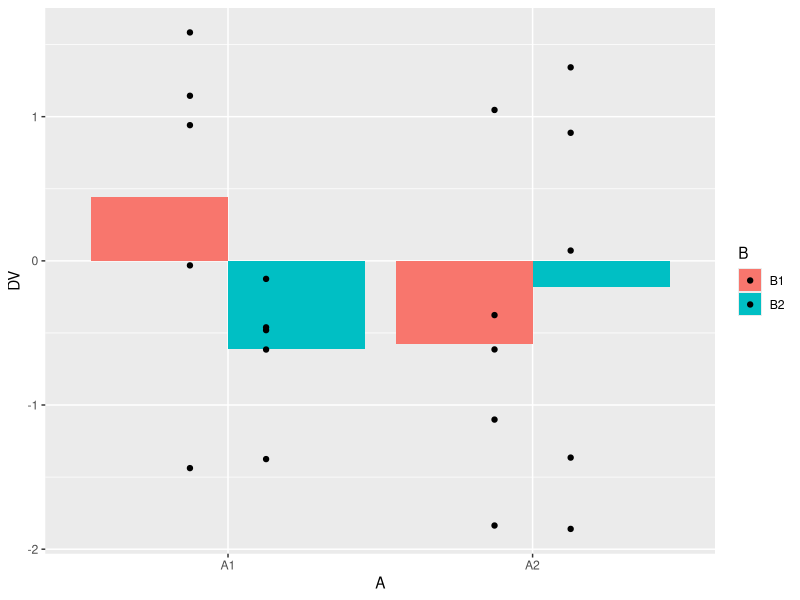
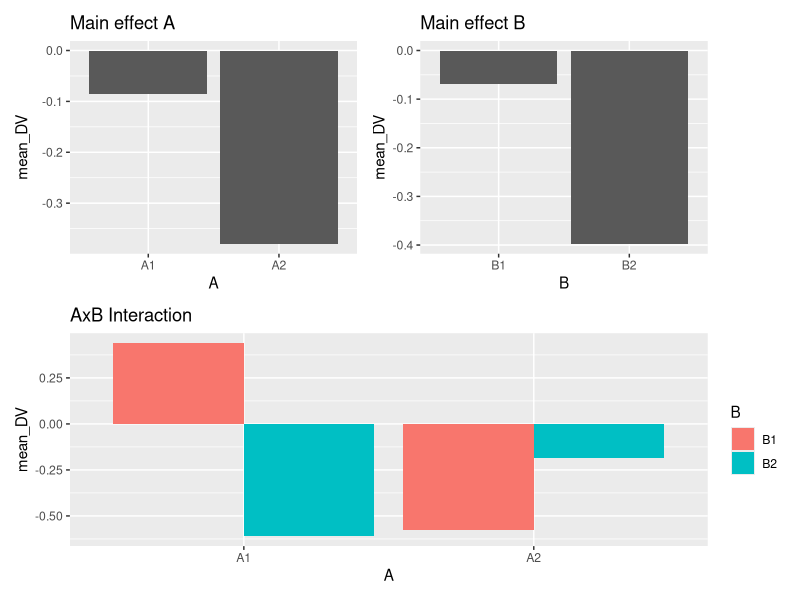
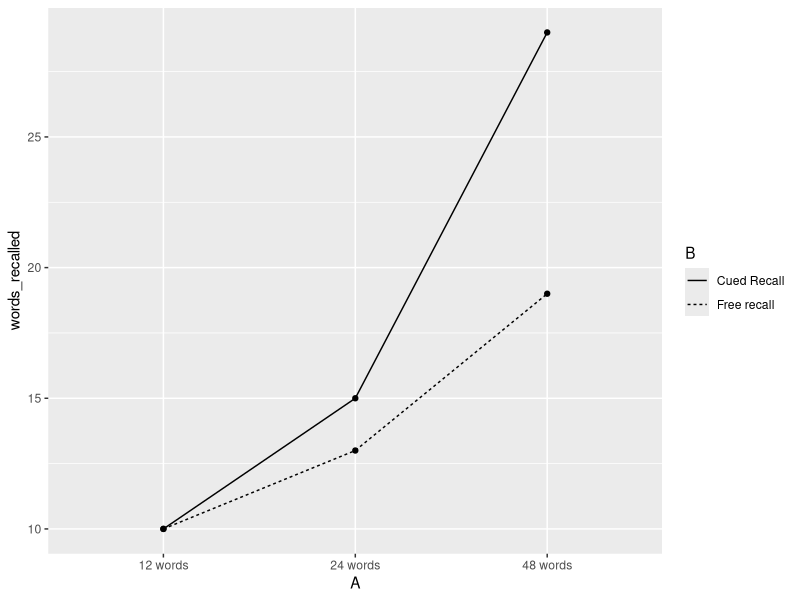

Here is the R script that generated these plots, in order:
## ---- chunk 1
knitr::opts_chunk$set(
  collapse = TRUE,
  comment = "#>",
  message = FALSE,
  warning = FALSE
)
## ---- chunk 2
library(tibble)

# set number of subjects per cell
n <- 10
factorial_data <- tibble(A = factor(rep(c("L1","L2"), each = n)),
                         B = factor(rep(c("L1","L2"), n)),
                         DV = rnorm(n*2,0,1))
## ---- chunk 3
aov_out <- aov(DV ~ A*B, data = factorial_data)
summary(aov_out)
model.tables(aov_out, type = "means")
## ---- chunk 4
n <- 12
factorial_data <- tibble(A = factor(rep(c("L1","L2"), each = n)),
                         B = factor(rep(rep(c("L1","L2"), each = n/2),2)),
                         C = factor(rep(c("L1","L2"), n)),
                         DV = rnorm(n*2,0,1))

summary(aov(DV ~ A*B*C, data = factorial_data))
## ---- chunk 5
#load libraries
library(dplyr)
library(ggplot2)
library(patchwork)

# simulated data (pretend running an experiment)
n <- 10
factorial_data <- tibble(A = factor(rep(c("A1","A2"), each = n)),
                         B = factor(rep(c("B1","B2"), n)),
                         DV = rnorm(n*2,0,1))

# Look at the means in a table
factorial_data %>%
  group_by(A,B) %>%
  summarise(mean_DV = mean(DV))

# look at the means in a plot
factorial_data %>%
  ggplot(aes(y=DV, x=A, group = B,fill=B))+
   geom_bar(stat="summary", fun = "mean", position="dodge") +
   geom_point(position = position_dodge(width=0.5))

# look at plots of the main effects and interaction

A <- factorial_data %>%
  group_by(A) %>%
  summarise(mean_DV = mean(DV)) %>%
  ggplot(aes(y=mean_DV, x=A))+
   geom_bar(stat="identity", position="dodge") + 
   ggtitle("Main effect A")

B <- factorial_data %>%
  group_by(B) %>%
  summarise(mean_DV = mean(DV)) %>%
  ggplot(aes(y=mean_DV, x=B))+
   geom_bar(stat="identity", position="dodge")+ 
   ggtitle("Main effect B")

AB <- factorial_data %>%
  group_by(A,B) %>%
  summarise(mean_DV = mean(DV)) %>%
  ggplot(aes(y=mean_DV, x=A, fill=B))+
   geom_bar(stat="identity", position="dodge")+ 
   ggtitle("AxB Interaction")

# patchwork formula
(A+B)/AB

# ANOVA table
# print to console
aov_out <- aov(DV ~ A*B, data = factorial_data)
summary(aov_out)

# ANOVA means
# print to console
model.tables(aov_out, type = "means")
## ---- chunk 6
a1b1 <- c(11,9,7,11,12,7,12,11,10,10)
a1b2 <- c(12,12,7,9,9,10,12,10,7,12)
a2b1 <- c(13,18,19,13,8,15,13,9,8,14)
a2b2 <- c(13,21,20,15,17,14,13,14,16,7)
a3b1 <- c(17,20,22,13,21,16,23,19,20,19)
a3b2 <- c(32,31,27,30,29,30,33,25,25,28)

recall_data <- tibble(words_recalled = c(a1b1,a1b2,
                                         a2b1,a2b2,
                                         a3b1,a3b2),
                      A = rep(c("12 words",
                                "24 words",
                                "48 words"), each = 20),
                      B = rep(rep(c("Free recall",
                                "Cued Recall"), each = 10),3)
                      )

ggplot(recall_data, aes(x=A, y=words_recalled, group = B, linetype=B))+
  geom_point(stat="summary", fun="mean")+
  geom_line(stat="summary", fun="mean")

aov_out <- aov(words_recalled ~ A*B, data = recall_data)

summary(aov_out)
model.tables(aov_out, type="means")

## ---- chunk 7
A1 <- c(127,121,117,109,107,101,98,94,97,89)
A2 <- c(117,109,113,113,108,104,95,93,96,92)
A3 <- c(111,111,111,101,99,91,95,89,89,83)
A4 <- c(108,100,100,92,92,90,87,77,89,85)

random_data <- tibble(scores = c(A1,A2,A3,A4),
                      A = factor(rep(1:4,each = 10)),
                      B = factor(rep(rep(1:5,each=2),4))
                      )

aov.lm <- lm(formula = scores ~ A*B, data = random_data)
car::Anova(aov.lm, type = 2)
## ---- chunk 8
aov_out <- aov(scores ~ A*B, data = random_data)
summary(aov_out)
## ---- chunk 9
# set up tibble to save simulation values
save_sim <- tibble()

# loop to conduct i number of simulations
for(i in 1:10000){
  
  #simulate null data for a 2x2
  n <- 10
  factorial_data <- tibble(A = factor(rep(c("L1","L2"), each = n)),
                           B = factor(rep(c("L1","L2"), n)),
                           DV = rnorm(n*2,0,1))
  # compute ANOVA
  output <- summary(aov(DV~A*B, data=factorial_data))
  
  #save p-values for each effect
  sim_tibble <- tibble(p_vals = output[[1]]$`Pr(>F)`[1:3],
                       effect = c("A","B","AxB"),
                       sim = rep(i,3))
  
  #add the saved values to the overall tibble
  save_sim <-rbind(save_sim,sim_tibble)
}
## ---- chunk 10
type_I_errors <- save_sim %>%
  filter(p_vals < .05) %>%
  group_by(sim) %>%
  count()
  
dim(type_I_errors)[1]/10000
## ---- chunk 11
save_sim %>%
  group_by(effect) %>%
  summarise(type_I_error = length(p_vals[p_vals < .05])/10000)
## ---- chunk 12
a <- rbinom(10000,3,.05)
length(a[a>0])/10000



